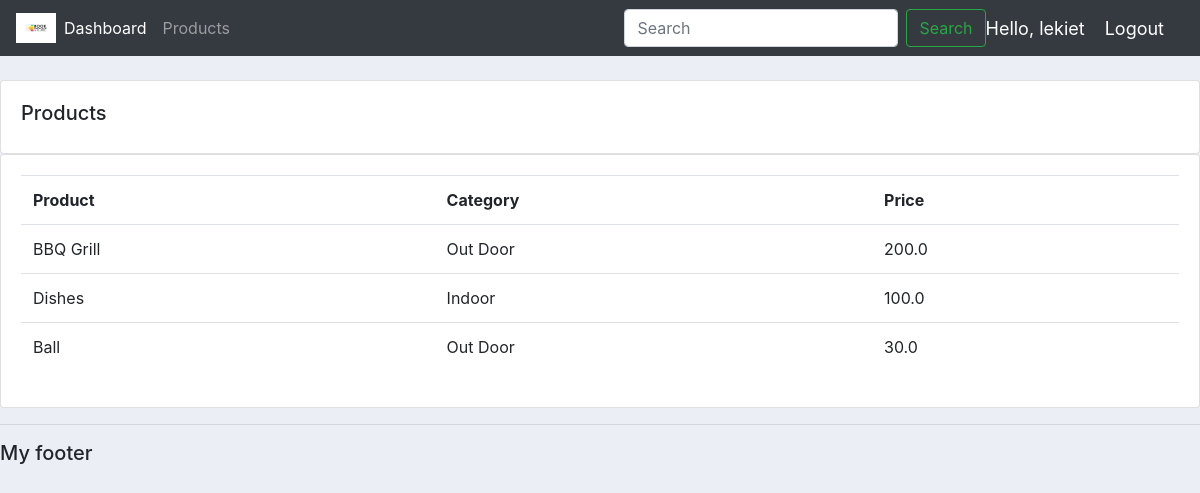
Screenshot of /products/ (signed in) with the database file from the repository.
### accounts/models.py (models this page shows, shortened)
class Product(models.Model):
	CATEGORY = (
			('Indoor', 'Indoor'),
			('Out Door', 'Out Door'),
			)
	name = models.CharField(max_length=200, null=True)
	price = models.FloatField(null=True)
	category = models.CharField(max_length=200, null=True, choices=CATEGORY)
	description = models.CharField(max_length=200, null=True, blank=True) # 'blank': cho phép bỏ trống trường này
	date_created = models.DateTimeField(auto_now_add=True, null=True)
	tags = models.ManyToManyField(Tag) # product thuộc thể loại nào

### accounts/decorators.py (the view)
		def wrapper_func(request, *args, **kwargs):
			group = None
			if request.user.groups.exists(): # check if user is part of a group
				group = request.user.groups.all()[0].name
			if group in allowed_roles:
				return view_func(request, *args, **kwargs)
			else:
				return HttpResponse('You are not authorized to view this page')

### accounts/views.py (called while the page is built)
@login_required(login_url='login')
@allowed_users(allowed_roles=['admin'])
def products(request):
    products = Product.objects.all() # query the db for all products
    return render(request, 'accounts/products.html', {'products': products}) # pass biến 'products' vào template html để dùng

### accounts/templates/accounts/products.html
{% extends 'accounts/main.html' %}
{% block content %}
		<br>
		<div class="row">
			<div class="col-md">
				<div class="card card-body">
					<h5>Products</h5>
				</div>
				<div class="card card-body">
					<table class="table">
						<tr>
							<th>Product</th>
							<th>Category</th>
							<th>Price</th>
						</tr>
						{% for i in products %}
							<tr>
								<td>{{i.name}}</td>
								<td>{{i.category}}</td>
								<td>{{i.price}}</td>
							</tr>
						{% endfor %}
					</table>
				</div>
			</div>
		</div>
{% endblock content %}

### accounts/templates/accounts/navbar.html (shortened to what this page needs)
{% load static %}
<nav class="navbar navbar-expand-lg navbar-dark bg-dark">
    <img src="{% static 'images/logo.png' %}" style="width: 40px; min-width: 3px;"/>
    <div class="collapse navbar-collapse" id="navbarSupportedContent">
      <ul class="navbar-nav mr-auto">
        {% if request.user.is_staff %}
        <li class="nav-item active">
          <a class="nav-link" href="{% url 'home' %}">Dashboard</a>
        </li>
        <li class="nav-item">
          <a class="nav-link" href="{% url 'products' %}">Products</a>
        </li>
        {% else %}
        <li class="nav-item">
          <a class="nav-link" href="{% url 'account' %}">Settings</a>
        </li>
        {% endif %}
      </ul>
      <form class="form-inline my-2 my-lg-0">
        <input class="form-control mr-sm-2" type="search" placeholder="Search" aria-label="Search">
        <button class="btn btn-outline-success my-2 my-sm-0" type="submit">Search</button>
      </form>
    </div>
    <span class="hello-msg">Hello, {{request.user}}</span>
    <span ><a class="hello-msg" href="{% url 'logout' %}">Logout</a></span>
  </nav>

### static/css/main.css (style rules this page uses)
body { background-color: #ebeff5; }

### accounts/templates/accounts/navbar.html (style rules this page uses)
.hello-msg { font-size: 18px; color: #fff; margin-right: 20px; }

### rows the page displays
Product: name "BBQ Grill", category "Out Door", price "200.0"
Product: name "Dishes", category "Indoor", price "100.0"
Product: name "Ball", category "Out Door", price "30.0"

### other values shown
{{ request.user }} "lekiet"
